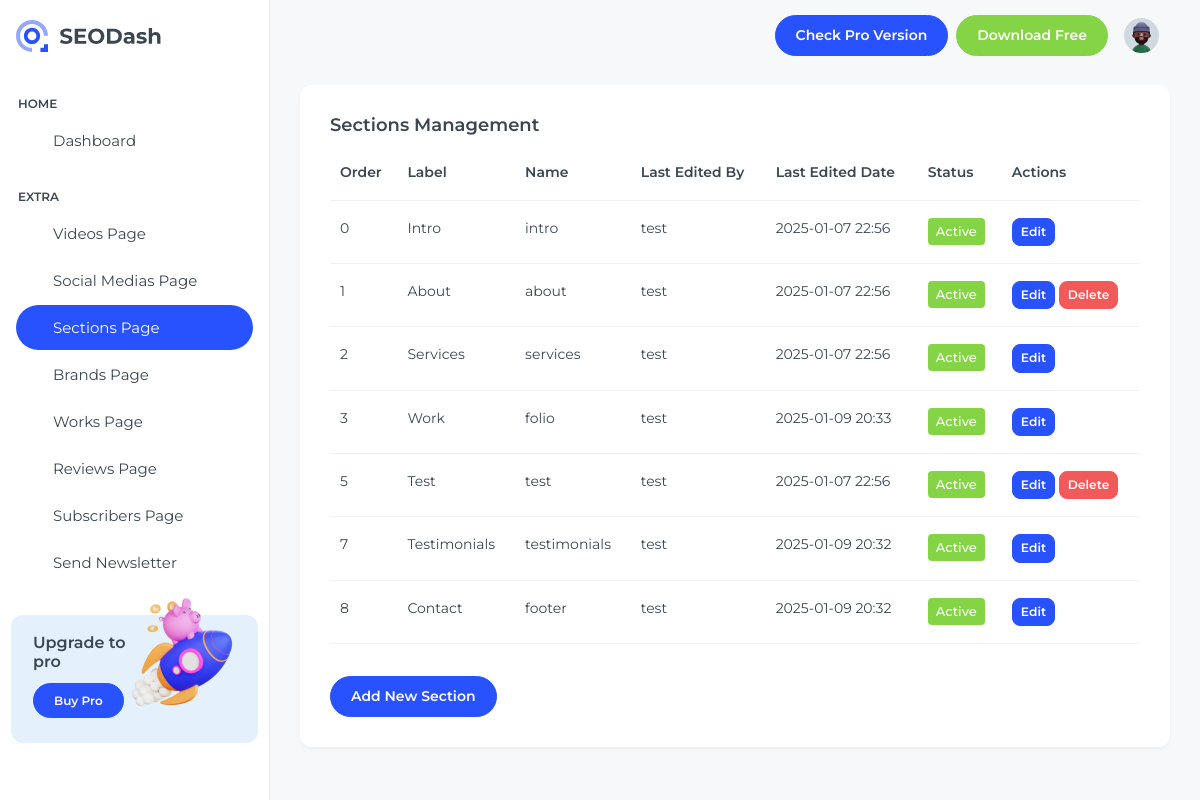
/dashboard/sections/ (signed in), run on an earlier commit of the app's database.
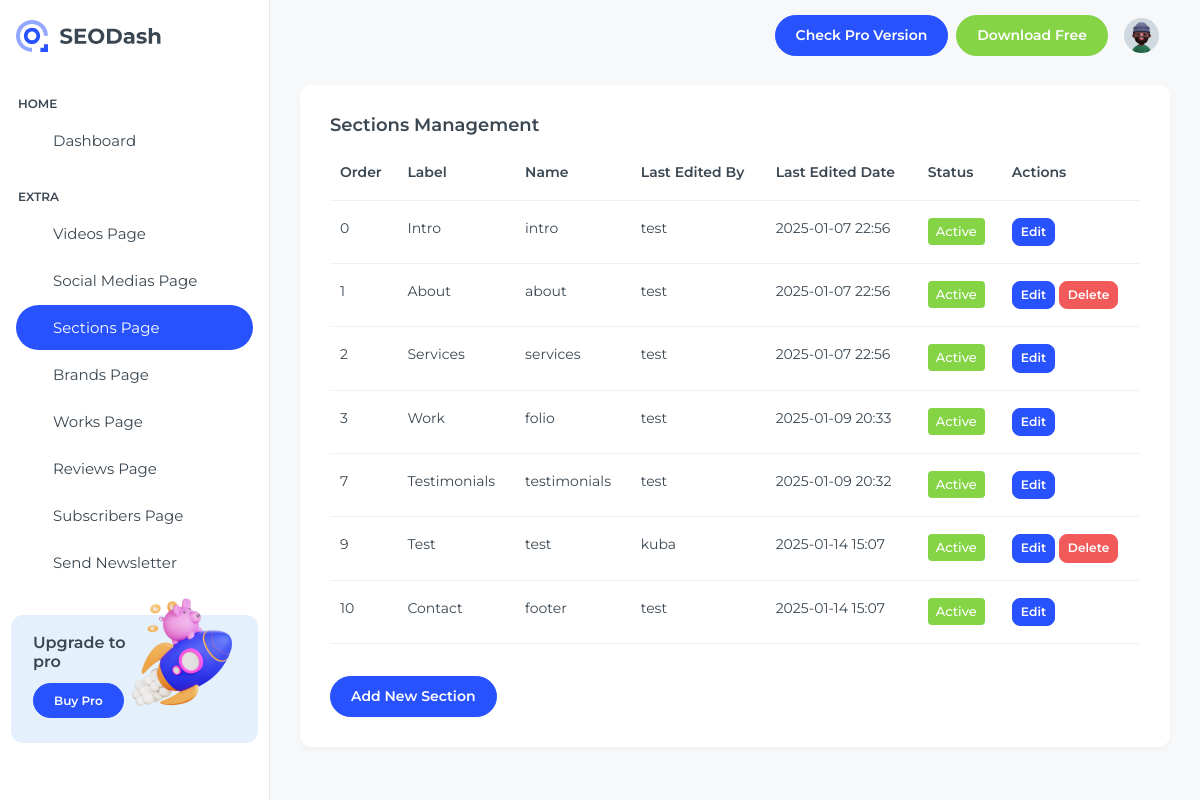
And on a later commit of the database.
### dashboard/models.py (models this page shows, shortened)
class Section(models.Model):
    id = models.AutoField(primary_key=True)
    is_active = models.BooleanField(default=False)
    order_number = models.SmallIntegerField(null=False)
    name = models.CharField(max_length=30, null=False)
    label = models.CharField(max_length=20, null=False)
    content = models.TextField()
    last_edited_by = models.ForeignKey(
        "auth.User", on_delete=models.CASCADE, related_name="edited_sections"
    )
    last_edited_date = models.DateTimeField(auto_now=True)
    class Meta:
        db_table = "sections"
        ordering = ["order_number"]
        constraints = [
            models.UniqueConstraint(
                fields=["order_number"], name="unique_section_order"
            )
        ]

### dashboard/views.py (the view)
# urls.py: path('dashboard/sections/', views.sections_page, name='sections-page'),
@login_required
def sections_page(request):
    sections = Section.objects.all().order_by("order_number")
    return render(
        request, "SEODash-main/src/html/sections-page.html", {"sections": sections}
    )

### dashboard/templatetags/section_filters.py (called while the page is built)
@register.filter
def get_header_part(content, part):
    try:
        soup = BeautifulSoup(content, 'html.parser')
        if part == 'pretitle':
            return soup.select_one('.section-header__pretitle').get_text(strip=True)
        elif part == 'primary':
            return soup.select_one('.section-header__primary h2').get_text(strip=True)
        elif part == 'secondary':
            return soup.select_one('.section-header__secondary p').get_text(strip=True)
    except:
        return ''

@register.filter
def get_footer_part(content, part):
    if not content:
        return ""
    patterns = {
        "pretitle": r'<h3[^>]*class="[^"]*section-header__pretitle[^"]*"[^>]*>(.*?)</h3>',
        "primary": r'<div[^>]*class="[^"]*section-header__primary[^"]*"[^>]*>(.*?)</div>',
        "secondary": r'<div[^>]*class="[^"]*section-header__secondary[^"]*"[^>]*>(.*?)</div>',
    }
    if part in patterns:
        match = re.search(patterns[part], content, re.DOTALL | re.IGNORECASE)
        if match:
            return match.group(1).strip()
    return ""

### dashboard/templates/SEODash-main/src/html/sections-page.html (shortened to what the changed rows need)
{% load static %}
{% load section_filters %}
<!DOCTYPE html>
<html lang="en">
  <head>
    <link
      rel="stylesheet"
      href="{% static 'libs/simplebar/dist/simplebar.min.css' %}"
    />
    <link rel="stylesheet" href="{% static 'css/styles.min.css' %}" />
  </head>
  <body>
    <div
      class="page-wrapper"
      id="main-wrapper"
      data-layout="vertical"
      data-navbarbg="skin6"
      data-sidebartype="full"
      data-sidebar-position="fixed"
      data-header-position="fixed"
    >
      <div class="body-wrapper">
        <div class="container-fluid">
          <div class="card mb-4">
            <div class="card-body">
              {% if sections %}
              <div class="table-responsive">
                <table class="table">
                  <thead>
                    <tr>
                      <th>Order</th>
                      <th>Label</th>
                      <th>Name</th>
                      <th>Last Edited By</th>
                      <th>Last Edited Date</th>
                      <th>Status</th>
                      <th>Actions</th>
                    </tr>
                  </thead>
                  <tbody>
                    {% for section in sections %}
                    <tr>
                      <td>{{ section.order_number }}</td>
                      <td>{{ section.label }}</td>
                      <td>{{ section.name }}</td>
                      <td>{{ section.last_edited_by.username }}</td>
                      <td>{{ section.last_edited_date|date:"Y-m-d H:i" }}</td>
                      <td>
                        {% if section.is_active %}
                        <span class="badge bg-success">Active</span>
                        {% else %}
                        <span class="badge bg-danger">Inactive</span>
                        {% endif %}
                      </td>
                      <td>
                          <button
                              type="button"
                              class="btn btn-primary btn-sm"
                              data-bs-toggle="modal"
                              data-bs-target="#editModal{{ section.id }}"
                          >
                              Edit
                          </button>
                          {% if section.name != 'intro' and section.name != 'footer' and section.name != 'services' and section.name != 'folio' and section.name != 'testimonials' %}
                              <form
                                  method="post"
                                  action="{% url 'delete_section' section.id %}"
                                  class="d-inline"
                              >
                                  <button type="submit" class="btn btn-danger btn-sm">
                                      Delete
                                  </button>
                              </form>
                          {% endif %}
                      </td>
                    </tr>
                    {% endfor %}
                  </tbody>
                </table>
              </div>
              {% else %}
              <p class="text-muted">No sections available.</p>
              {% endif %}
            </div>
          </div>
        </div>
      </div>
    </div>
  </body>
</html>

What changed in the data, as far as the page shows it:
shown differently, row unchanged: Section "Testimonials": moves up the list
changed Section "Test": order_number "5" → "9"; last_edited_by.username "test" → "kuba"; last_edited_date "2025-01-07 22:56" → "2025-01-14 15:07"
changed Section "Contact": order_number "8" → "10"; last_edited_date "2025-01-09 20:32" → "2025-01-14 15:07"
